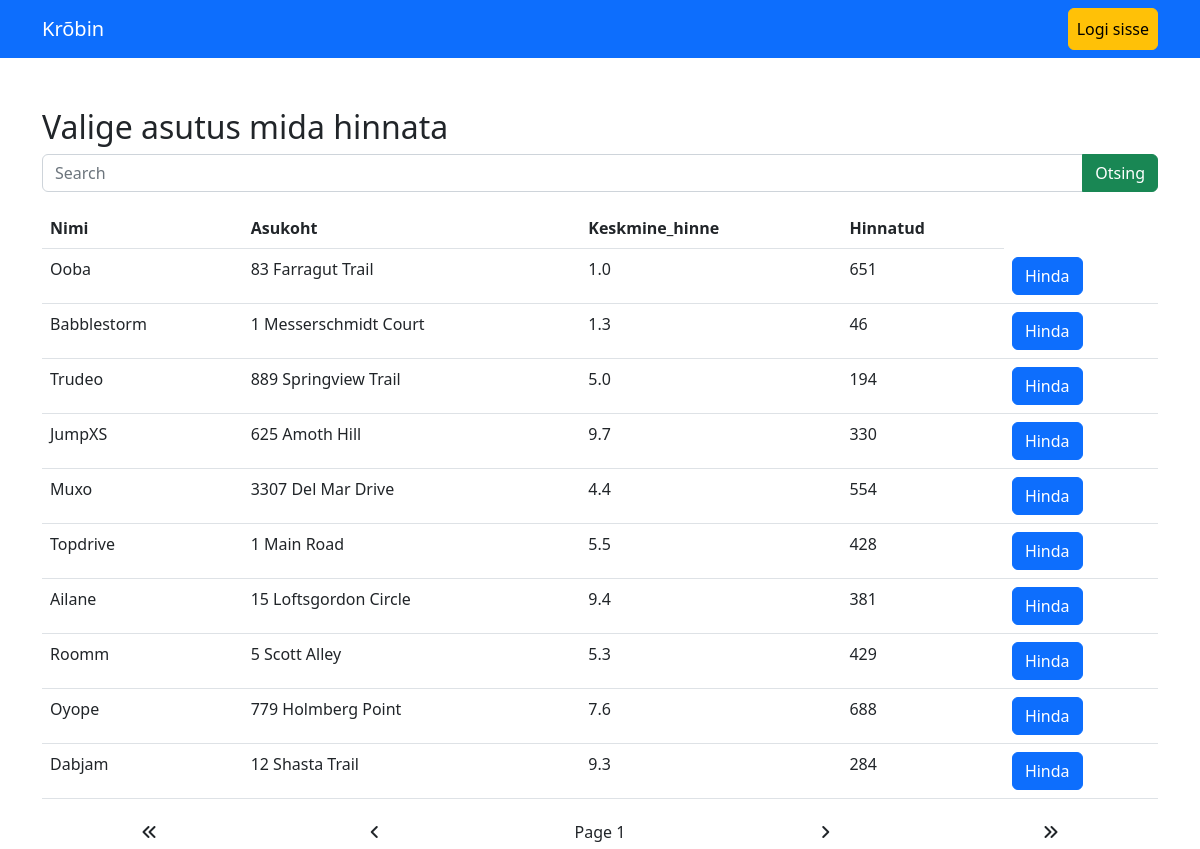
The page / on the database its author committed.
### tables this page shows
create table tabel1 (
	id INT,
	Nimi VARCHAR(50),
	Asukoht VARCHAR(50),
	Keskmine_hinne DECIMAL(3,1),
	Hinnatud INT
);

### index.php (the view, shortened to what this page needs)
<!DOCTYPE html>
<html lang="en">
<head>
    <link href="https://cdn.jsdelivr.net/npm/bootstrap@5.2.3/dist/css/bootstrap.min.css" rel="stylesheet">
    <link href="https://cdnjs.cloudflare.com/ajax/libs/font-awesome/6.0.0-beta3/css/all.min.css" rel="stylesheet">
</head>
<body>
    <nav class="navbar navbar-expand-lg navbar-dark bg-primary fixed-top">
        <div class="container">
            <a class="navbar-brand" href="#">Krõbin</a>
            <div class="collapse navbar-collapse justify-content-end" id="navbarNav">
                <ul class="navbar-nav">
                    <li class="nav-item">
                        <a class="nav-link btn btn-warning" style="color: black" href="login.php">Logi sisse</a>
                    </li>
                </ul>
            </div>
        </div>
    </nav>
    <div class="container mt-5">
        <h2>Valige asutus mida hinnata</h2>
        <?php
        $host = 'localhost';
        $username = 'phpmyadmin';
        $password = 'Passw0rd';
        $database = 'kjoarand';
        $entriesPerPage = 10;
        $conn = new mysqli($host, $username, $password, $database);
        $totalEntriesQuery = "SELECT COUNT(*) AS total FROM tabel1";
        $totalEntriesResult = $conn->query($totalEntriesQuery);
        $totalEntries = $totalEntriesResult->fetch_assoc()['total'];
        $totalPages = ceil($totalEntries / $entriesPerPage);
        $currentPage = isset($_GET['page']) ? max(1, min($_GET['page'], $totalPages)) : 1;
        $sortColumn = isset($_GET['sort']) ? $_GET['sort'] : 'id';
        $sortOrder = isset($_GET['order']) && strtolower($_GET['order']) === 'desc' ? 'DESC' : 'ASC';
        $searchQuery = isset($_GET['search']) ? $_GET['search'] : '';
        $searchCondition = '';
        $columnsQuery = "SHOW COLUMNS FROM tabel1";
        $columnsResult = $conn->query($columnsQuery);
        if ($columnsResult->num_rows > 0) {
            while ($columnRow = $columnsResult->fetch_assoc()) {
                $columnName = $columnRow['Field'];
                if ($columnName === 'id') {
                    continue;
                }
                if (!empty($searchCondition)) {
                    $searchCondition .= " OR ";
                }
                $searchCondition .= "`$columnName` LIKE '%$searchQuery%'";
            }
        }
        $start = ($currentPage - 1) * $entriesPerPage;
        $dataQuery = "SELECT * FROM tabel1";
        if (!empty($searchCondition)) {
            $dataQuery .= " WHERE $searchCondition";
        }
        $dataQuery .= " ORDER BY $sortColumn $sortOrder LIMIT $start, $entriesPerPage";
        $dataResult = $conn->query($dataQuery);
        if ($dataResult->num_rows > 0) {
            echo '<form class="mb-3" method="GET">';
            echo '<div class="input-group">';
            echo '<input type="text" class="form-control" name="search" placeholder="Search" value="' . htmlspecialchars($searchQuery) . '">';
            echo '<button type="submit" class="btn btn-success">Otsing</button>';
            echo '</div>';
            echo '</form>';
            echo '<table class="table">';
            echo '<thead>';
            echo '<tr>';
            while ($row = $dataResult->fetch_assoc()) {
                foreach ($row as $column => $value) {
                    if ($column == 'id') {
                        continue;
                    }
                    $sortUrl = '?page=' . $currentPage . '&sort=' . $column;
                    $sortUrl .= ($sortColumn === $column && $sortOrder === 'ASC') ? '&order=desc' : '&order=asc';
                    echo '<th><a href="' . $sortUrl . '">' . $column . '</a></th>';
                }
                break;
            }
            echo '</tr>';
            echo '</thead>';
            echo '<tbody>';
            $dataResult->data_seek(0);
            while ($row = $dataResult->fetch_assoc()) {
                echo '<tr>';
                foreach ($row as $column => $value) {
                    if ($column == 'id') {
                        continue;
                    }
                    echo '<td>' . $value . '</td>';
                }
                echo '<td><button class="btn btn-primary" data-bs-toggle="modal" data-bs-target="#exampleModal">Hinda</button></td>';
                echo '</tr>';
            }
            echo '</tbody>';
            echo '</table>';
            echo '<ul class="page-nav">';
            if ($currentPage > 1) {
                echo '<li><a href="?page=1&sort=' . $sortColumn . '&order=' . $sortOrder . '&search=' . urlencode($searchQuery) . '"><i class="fas fa-angle-double-left"></i></a></li>';
                echo '<li><a href="?page=' . ($currentPage - 1) . '&sort=' . $sortColumn . '&order=' . $sortOrder . '&search=' . urlencode($searchQuery) . '"><i class="fas fa-angle-left"></i></a></li>';
            } else {
                echo '<li><span><i class="fas fa-angle-double-left"></i></span></li>';
                echo '<li><span><i class="fas fa-angle-left"></i></span></li>';
            }
            echo '<li><span>Page ' . $currentPage . '</span></li>';
            if ($currentPage < $totalPages) {
                echo '<li><a href="?page=' . ($currentPage + 1) . '&sort=' . $sortColumn . '&order=' . $sortOrder . '&search=' . urlencode($searchQuery) . '"><i class="fas fa-angle-right"></i></a></li>';
                echo '<li><a href="?page=' . $totalPages . '&sort=' . $sortColumn . '&order=' . $sortOrder . '&search=' . urlencode($searchQuery) . '"><i class="fas fa-angle-double-right"></i></a></li>';
            } else {
                echo '<li><span><i class="fas fa-angle-right"></i></span></li>';
                echo '<li><span><i class="fas fa-angle-double-right"></i></span></li>';
            }
            echo '</ul>';
        } else {
            echo '<p>No data found in the table.</p>';
        }
        ?>
</body>
</html>

### index.php (style rules this page uses)
body { padding-top: 60px; }
a { color: inherit; text-decoration: none; }
.page-nav { display: grid; grid-template-columns: repeat(5, 1fr); gap: 10px; list-style: none; padding: 0; margin: 0; justify-content: center; align-items: center; }
.page-nav li { display: flex; justify-content: center; align-items: center; }
.page-nav a { display: inline-block; padding: 5px; text-decoration: none; }

### rows shown on the page
tabel1: column "Nimi", column "Asukoht", column "Keskmine_hinne", column "Hinnatud", Nimi "Ooba", Asukoht "83 Farragut Trail", Keskmine_hinne "1.0", Hinnatud "651"
tabel1: Nimi "Babblestorm", Asukoht "1 Messerschmidt Court", Keskmine_hinne "1.3", Hinnatud "46"
tabel1: Nimi "Trudeo", Asukoht "889 Springview Trail", Keskmine_hinne "5.0", Hinnatud "194"
tabel1: Nimi "JumpXS", Asukoht "625 Amoth Hill", Keskmine_hinne "9.7", Hinnatud "330"
tabel1: Nimi "Muxo", Asukoht "3307 Del Mar Drive", Keskmine_hinne "4.4", Hinnatud "554"
tabel1: Nimi "Topdrive", Asukoht "1 Main Road", Keskmine_hinne "5.5", Hinnatud "428"
tabel1: Nimi "Ailane", Asukoht "15 Loftsgordon Circle", Keskmine_hinne "9.4", Hinnatud "381"
tabel1: Nimi "Roomm", Asukoht "5 Scott Alley", Keskmine_hinne "5.3", Hinnatud "429"
tabel1: Nimi "Oyope", Asukoht "779 Holmberg Point", Keskmine_hinne "7.6", Hinnatud "688"
tabel1: Nimi "Dabjam", Asukoht "12 Shasta Trail", Keskmine_hinne "9.3", Hinnatud "284"

### other values the page prints
$currentPage "1"
